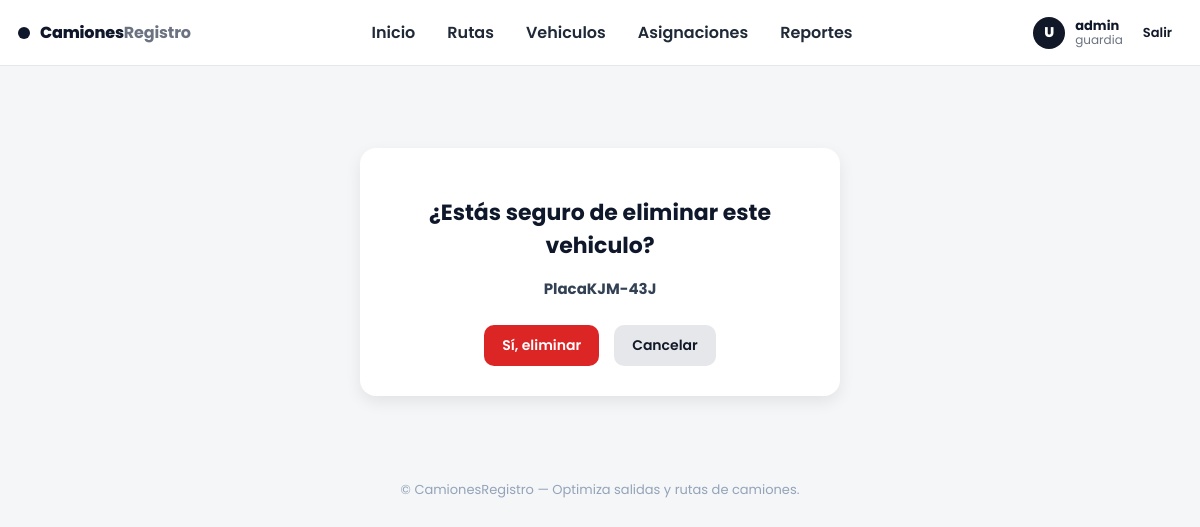
Screenshot of /vehiculos/eliminar_vehiculo/1/ (signed in) with the database file from the repository.
### cuentas/models.py (models this page shows)
class CustomUser(AbstractUser):
    ROLES = [
        ('admin', 'Administrador'),
        ('guardia', 'Guardia'),
    ]
    cedula = models.CharField(max_length=10, unique=True, null=True)
    foto = models.ImageField(upload_to='cuentas/', null=True, blank=True)
    telefono = models.CharField(max_length=10, blank=True)
    fecha_nacimiento = models.DateField(null=True, blank=True)
    rol = models.CharField(max_length=20, choices=ROLES, default='guardia')

### vehiculos/models.py (models this page shows, shortened)
class Vehiculo(models.Model):
    chofer = models.ForeignKey(Chofer, on_delete=models.CASCADE)
    placa = models.CharField(max_length=7, unique=True)
    marca = models.ForeignKey(Marca, on_delete=models.SET_NULL, null=True)

### vehiculos/views.py (the view)
# urls.py: path('eliminar_vehiculo/<int:pk>/', EliminarVehiculo, name="eliminar_vehiculo"),
def EliminarVehiculo(request, pk):
    vehiculo = get_object_or_404(Vehiculo, pk=pk)
    if request.method == 'POST':
        vehiculo.delete()
        messages.info(request, 'Vehiculo eliminado correctamente')
        return redirect('vehiculos:listar_vehiculos')
    return render(request, 'Vehiculo/eliminar.html', {'vehiculo':vehiculo})

### vehiculos/templates/Vehiculo/eliminar.html (shortened to what this page needs)
{% extends 'layouts/base.html' %}
{% load static %}
{% block extra_css %}
<link rel="stylesheet" href="{% static 'css/eliminar.css' %}">
{% endblock %}
{% block content %}
<div class="delete-container">
    <div class="delete-card">
        <h2>¿Estás seguro de eliminar este vehiculo?</h2>
        <p><strong>Placa{{ vehiculo.placa }}</strong></p>
        <form method="post">
            <div class="actions">
                <button type="submit" class="btn eliminar">Sí, eliminar</button>
                <a href="{% url 'vehiculos:listar_vehiculos' %}" class="btn cancelar">Cancelar</a>
            </div>
        </form>
    </div>
</div>
{% endblock %}

### templates/layouts/base.html (shortened to what this page needs)
{% load static %}
<!DOCTYPE html>
<html lang="es">
<head>
  <link rel="stylesheet" href="{% static 'css/base.css' %}">
  {% block extra_css %}{% endblock %}
</head>
<body>
  <header class="topbar">
    <div class="brand">
      <a href="#" class="logo">
        <span class="logo-dot"></span>
        <span>Camiones<span class="accent">Registro</span></span>
      </a>
    </div>
    <nav class="nav">
      <a href="{% url 'Home:Home' %}" class="nav-link {% block nav_home %}{% endblock %}">Inicio</a>
      <a href="#" class="nav-link">Rutas</a>
      <a href="{% url 'vehiculos:listar_vehiculos' %}" class="nav-link">Vehiculos</a>
      <a href="#" class="nav-link">Asignaciones</a>
      <a href="#" class="nav-link">Reportes</a>
    </nav>
    <div class="userbox">
      {% if request.user.is_authenticated %}
        <div class="user">
          <div class="avatar">{{ request.user.first_name|first|default:"U" }}</div>
          <div class="meta">
            <span class="name">{{ request.user.get_full_name|default:request.user.username }}</span>
            <span class="role">{{ request.user.rol|default:"—" }}</span>
          </div>
        </div>
        <a class="btn small" href="{% url 'cuentas:login' %}">Salir</a>
      {% else %}
        <a class="btn small" href="#">Ingresar</a>
        <a class="btn small outline" href="#">Crear cuenta</a>
      {% endif %}
    </div>
  </header>
  <main class="container">
    {% block content %}{% endblock %}
  </main>
  <footer class="foot">
    <p>© {{ now|date:"Y" }} CamionesRegistro — Optimiza salidas y rutas de camiones.</p>
  </footer>
</body>
</html>

### static/css/base.css (style rules this page uses)
:root { --bg:#f4f6f8; --card:#ffffff; --text:#0f172a; --muted:#6b7280; --border:#e5e7eb; --primary:#0f172a; --radius:14px; --shadow:0 10px 30px rgba(2,6,23,.06); --accent:#111827; }
* { box-sizing:border-box; font-family: "Poppins", sans-serif; }
html,body { height:100% }
body { margin:0; background:var(--bg); color:var(--text); }
.topbar { position:sticky; top:0; z-index:50; display:flex; align-items:center; justify-content:space-between; gap:16px; padding:12px 18px; background:#fff; border-bottom:1px solid var(--border); }
.brand .logo { display:flex; align-items:center; gap:10px; color:var(--text); text-decoration:none; font-weight:800; letter-spacing:-.01em }
.logo-dot { width:12px; height:12px; border-radius:50%; background:#0f172a; display:inline-block }
.brand .accent { color:#6b7280; font-weight:700 }
.nav { display:flex; gap:12px; flex-wrap:wrap }
.nav-link { text-decoration:none; color:#1f2937; font-weight:600; padding:8px 10px; border-radius:10px; }
.userbox { display:flex; align-items:center; gap:10px }
.user { display:flex; align-items:center; gap:10px }
.avatar { width:32px; height:32px; border-radius:50%; background:#111827; color:#fff; display:grid; place-items:center; font-weight:800; font-size:14px; }
.meta { display:flex; flex-direction:column; line-height:1.1 }
.meta .name { font-weight:700; font-size:13px }
.meta .role { font-size:12px; color:var(--muted) }
.btn { display:inline-flex; align-items:center; justify-content:center; gap:8px; padding:10px 14px; border-radius:12px; border:1px solid var(--border); background:#fff; color:#111827; font-weight:700; cursor:pointer; text-decoration:none; transition: box-shadow .2s, transform .04s, border-color .2s; }
.btn.small { padding:6px 10px; border-radius:10px; font-size:13px }
.container { max-width:1200px; margin:22px auto; padding:0 16px }
.actions { text-align:right }
.foot { margin:24px 0 30px; text-align:center; color:#94a3b8; font-size:13px; }

### vehiculos/static/css/eliminar.css (style rules this page uses)
.delete-container { display: flex; justify-content: center; align-items: center; padding: 60px 20px; }
.delete-card { background: #fff; padding: 30px 40px; border-radius: 16px; box-shadow: 0 6px 16px rgba(0,0,0,0.08); text-align: center; max-width: 480px; width: 100%; font-family: 'Segoe UI', Tahoma, sans-serif; }
.delete-card h2 { color: #0f172a; margin-bottom: 15px; font-size: 22px; }
.delete-card p { color: #334155; margin: 6px 0; font-size: 15px; }
.actions { margin-top: 25px; display: flex; justify-content: center; gap: 15px; }
.btn { padding: 10px 18px; border-radius: 10px; font-weight: 600; font-size: 14px; text-decoration: none; cursor: pointer; transition: 0.3s ease; display: inline-block; border: none; }
.btn.eliminar { background: #dc2626; color: #fff; }
.btn.cancelar { background: #e5e7eb; color: #111827; }

### rows the page displays
CustomUser: user.first_name|first "U", user.get_full_name "admin", user.rol "guardia"
Vehiculo: placa "KJM-43J"
